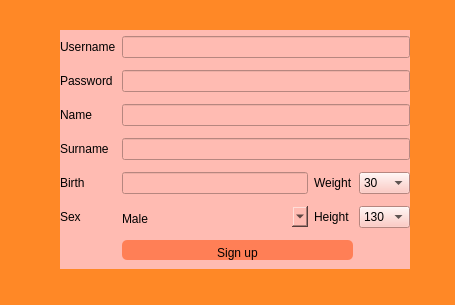
<?xml version="1.0" encoding="UTF-8"?>
<ui version="4.0">
 <class>Form</class>
 <widget class="QWidget" name="Form">
  <property name="geometry">
   <rect>
    <x>0</x>
    <y>0</y>
    <width>455</width>
    <height>305</height>
   </rect>
  </property>
  <property name="windowTitle">
   <string>Form</string>
  </property>
  <property name="styleSheet">
   <string notr="true">background-color: rgb(255, 136, 38)</string>
  </property>
  <widget class="QWidget" name="widget" native="true">
   <property name="geometry">
    <rect>
     <x>60</x>
     <y>30</y>
     <width>350</width>
     <height>239</height>
    </rect>
   </property>
   <property name="styleSheet">
    <string notr="true">background-color:rgb(255, 187, 178)</string>
   </property>
   <layout class="QGridLayout">
    <item row="5" column="1">
     <widget class="QComboBox" name="csexCmboBox">
      <property name="styleSheet">
       <string notr="true">padding-top: 5px;
color:black;
border-radius: 10px;</string>
      </property>
      <item>
       <property name="text">
        <string>Male</string>
       </property>
      </item>
      <item>
       <property name="text">
        <string>Female</string>
       </property>
      </item>
      <item>
       <property name="text">
        <string>Other</string>
       </property>
      </item>
     </widget>
    </item>
    <item row="6" column="1" colspan="2">
     <widget class="QPushButton" name="pushButton">
      <property name="styleSheet">
       <string notr="true">QPushButton{background-color:rgb(255, 127, 86);
border:none;
padding-top: 6px;
color:black;
border-radius: 5px;
}</string>
      </property>
      <property name="text">
       <string>Sign up</string>
      </property>
     </widget>
    </item>
    <item row="3" column="0">
     <widget class="QLabel" name="surnameLabel">
      <property name="styleSheet">
       <string notr="true">color:black</string>
      </property>
      <property name="text">
       <string>Surname</string>
      </property>
     </widget>
    </item>
    <item row="2" column="0">
     <widget class="QLabel" name="nameLabel">
      <property name="styleSheet">
       <string notr="true">color:black</string>
      </property>
      <property name="text">
       <string>Name</string>
      </property>
     </widget>
    </item>
    <item row="2" column="1" colspan="3">
     <widget class="QLineEdit" name="nameLineEdit">
      <property name="styleSheet">
       <string notr="true">color:black</string>
      </property>
     </widget>
    </item>
    <item row="5" column="0">
     <widget class="QLabel" name="sexLabel">
      <property name="styleSheet">
       <string notr="true">color:black</string>
      </property>
      <property name="text">
       <string>Sex</string>
      </property>
     </widget>
    </item>
    <item row="4" column="2">
     <widget class="QLabel" name="weightLabel">
      <property name="styleSheet">
       <string notr="true">color:black</string>
      </property>
      <property name="text">
       <string>Weight</string>
      </property>
     </widget>
    </item>
    <item row="4" column="0">
     <widget class="QLabel" name="birthLabel">
      <property name="styleSheet">
       <string notr="true">color:black</string>
      </property>
      <property name="text">
       <string>Birth</string>
      </property>
     </widget>
    </item>
    <item row="1" column="0">
     <widget class="QLabel" name="passwordLabel">
      <property name="styleSheet">
       <string notr="true">color:black</string>
      </property>
      <property name="text">
       <string>Password</string>
      </property>
     </widget>
    </item>
    <item row="5" column="2">
     <widget class="QLabel" name="heightLabel">
      <property name="styleSheet">
       <string notr="true">color:black</string>
      </property>
      <property name="text">
       <string>Height</string>
      </property>
     </widget>
    </item>
    <item row="4" column="1">
     <widget class="QLineEdit" name="birthLineEdit">
      <property name="styleSheet">
       <string notr="true">color:black</string>
      </property>
     </widget>
    </item>
    <item row="5" column="3">
     <widget class="QComboBox" name="heightComboBox">
      <property name="styleSheet">
       <string notr="true">color:black;
border-right:40px;
</string>
      </property>
      <item>
       <property name="text">
        <string>130</string>
       </property>
      </item>
      <item>
       <property name="text">
        <string>131</string>
       </property>
      </item>
      <item>
       <property name="text">
        <string>132</string>
       </property>
      </item>
      <item>
       <property name="text">
        <string>133</string>
       </property>
      </item>
      <item>
       <property name="text">
        <string>134</string>
       </property>
      </item>
      <item>
       <property name="text">
        <string>135</string>
       </property>
      </item>
      <item>
       <property name="text">
        <string>136</string>
       </property>
      </item>
      <item>
       <property name="text">
        <string>137</string>
       </property>
      </item>
      <item>
       <property name="text">
        <string>138</string>
       </property>
      </item>
      <item>
       <property name="text">
        <string>139</string>
       </property>
      </item>
      <item>
       <property name="text">
        <string>140</string>
       </property>
      </item>
      <item>
       <property name="text">
        <string>141</string>
       </property>
      </item>
      <item>
       <property name="text">
        <string>142</string>
       </property>
      </item>
      <item>
       <property name="text">
        <string>143</string>
       </property>
      </item>
      <item>
       <property name="text">
        <string>144</string>
       </property>
      </item>
      <item>
       <property name="text">
        <string>145</string>
       </property>
      </item>
      <item>
       <property name="text">
        <string>146</string>
       </property>
      </item>
      <item>
       <property name="text">
        <string>147</string>
       </property>
      </item>
      <item>
       <property name="text">
        <string>148</string>
       </property>
      </item>
      <item>
       <property name="text">
        <string>149</string>
       </property>
      </item>
      <item>
       <property name="text">
        <string>150</string>
       </property>
      </item>
      <item>
       <property name="text">
        <string>151</string>
       </property>
      </item>
      <item>
       <property name="text">
        <string>152</string>
       </property>
      </item>
      <item>
       <property name="text">
        <string>153</string>
       </property>
      </item>
      <item>
       <property name="text">
        <string>154</string>
       </property>
      </item>
      <item>
       <property name="text">
        <string>155</string>
       </property>
      </item>
      <item>
       <property name="text">
        <string>156</string>
       </property>
      </item>
      <item>
       <property name="text">
        <string>157</string>
       </property>
      </item>
      <item>
       <property name="text">
        <string>158</string>
       </property>
      </item>
      <item>
       <property name="text">
        <string>159</string>
       </property>
      </item>
      <item>
       <property name="text">
        <string>160</string>
       </property>
      </item>
      <item>
       <property name="text">
        <string>161</string>
       </property>
      </item>
      <item>
       <property name="text">
        <string>162</string>
       </property>
      </item>
      <item>
       <property name="text">
        <string>163</string>
       </property>
      </item>
      <item>
       <property name="text">
        <string>164</string>
       </property>
      </item>
      <item>
       <property name="text">
        <string>165</string>
       </property>
      </item>
      <item>
       <property name="text">
        <string>166</string>
       </property>
      </item>
      <item>
       <property name="text">
        <string>167</string>
       </property>
      </item>
      <item>
       <property name="text">
        <string>168</string>
       </property>
      </item>
      <item>
       <property name="text">
        <string>169</string>
       </property>
      </item>
      <item>
       <property name="text">
        <string>170</string>
       </property>
      </item>
      <item>
       <property name="text">
        <string>171</string>
       </property>
      </item>
      <item>
       <property name="text">
        <string>72</string>
       </property>
      </item>
      <item>
       <property name="text">
        <string>73</string>
       </property>
      </item>
      <item>
       <property name="text">
        <string>174</string>
       </property>
      </item>
      <item>
       <property name="text">
        <string>175</string>
       </property>
      </item>
      <item>
       <property name="text">
        <string>176</string>
       </property>
      </item>
      <item>
       <property name="text">
        <string>177</string>
       </property>
      </item>
      <item>
       <property name="text">
        <string>178</string>
       </property>
      </item>
      <item>
       <property name="text">
        <string>179</string>
       </property>
      </item>
      <item>
       <property name="text">
        <string>180</string>
       </property>
      </item>
      <item>
       <property name="text">
        <string>181</string>
       </property>
      </item>
      <item>
       <property name="text">
        <string>182</string>
       </property>
      </item>
      <item>
       <property name="text">
        <string>183</string>
       </property>
      </item>
      <item>
       <property name="text">
        <string>184</string>
       </property>
      </item>
      <item>
       <property name="text">
        <string>185</string>
       </property>
      </item>
      <item>
       <property name="text">
        <string>186</string>
       </property>
      </item>
      <item>
       <property name="text">
        <string>187</string>
       </property>
      </item>
      <item>
       <property name="text">
        <string>188</string>
       </property>
      </item>
      <item>
       <property name="text">
        <string>189</string>
       </property>
      </item>
      <item>
       <property name="text">
        <string>190</string>
       </property>
      </item>
      <item>
       <property name="text">
        <string>191</string>
       </property>
      </item>
      <item>
       <property name="text">
        <string>192</string>
       </property>
      </item>
      <item>
       <property name="text">
        <string>193</string>
       </property>
      </item>
      <item>
       <property name="text">
        <string>194</string>
       </property>
      </item>
      <item>
       <property name="text">
        <string>195</string>
       </property>
      </item>
      <item>
       <property name="text">
        <string>196</string>
       </property>
      </item>
      <item>
       <property name="text">
        <string>197</string>
       </property>
      </item>
      <item>
       <property name="text">
        <string>198</string>
       </property>
      </item>
      <item>
       <property name="text">
        <string>199</string>
       </property>
      </item>
      <item>
       <property name="text">
        <string>200</string>
       </property>
      </item>
     </widget>
    </item>
    <item row="0" column="0">
     <widget class="QLabel" name="usernameLabel">
      <property name="styleSheet">
       <string notr="true">color:black</string>
      </property>
      <property name="text">
       <string>Username</string>
      </property>
     </widget>
    </item>
    <item row="1" column="1" colspan="3">
     <widget class="QLineEdit" name="passwordLineEdit">
      <property name="styleSheet">
       <string notr="true">color:black</string>
      </property>
     </widget>
    </item>
    <item row="4" column="3">
     <widget class="QComboBox" name="weightComboBox">
      <property name="styleSheet">
       <string notr="true">color:black</string>
      </property>
      <item>
       <property name="text">
        <string>30</string>
       </property>
      </item>
      <item>
       <property name="text">
        <string>31</string>
       </property>
      </item>
      <item>
       <property name="text">
        <string>32</string>
       </property>
      </item>
      <item>
       <property name="text">
        <string>33</string>
       </property>
      </item>
      <item>
       <property name="text">
        <string>34</string>
       </property>
      </item>
      <item>
       <property name="text">
        <string>35</string>
       </property>
      </item>
      <item>
       <property name="text">
        <string>36</string>
       </property>
      </item>
      <item>
       <property name="text">
        <string>37</string>
       </property>
      </item>
      <item>
       <property name="text">
        <string>38</string>
       </property>
      </item>
      <item>
       <property name="text">
        <string>39</string>
       </property>
      </item>
      <item>
       <property name="text">
        <string>40</string>
       </property>
      </item>
      <item>
       <property name="text">
        <string>41</string>
       </property>
      </item>
      <item>
       <property name="text">
        <string>42</string>
       </property>
      </item>
      <item>
       <property name="text">
        <string>43</string>
       </property>
      </item>
      <item>
       <property name="text">
        <string>44</string>
       </property>
      </item>
      <item>
       <property name="text">
        <string>45</string>
       </property>
      </item>
      <item>
       <property name="text">
        <string>46</string>
       </property>
      </item>
      <item>
       <property name="text">
        <string>47</string>
       </property>
      </item>
      <item>
       <property name="text">
        <string>48</string>
       </property>
      </item>
      <item>
       <property name="text">
        <string>49</string>
       </property>
      </item>
      <item>
       <property name="text">
        <string>50</string>
       </property>
      </item>
      <item>
       <property name="text">
        <string>51</string>
       </property>
      </item>
      <item>
       <property name="text">
        <string>52</string>
       </property>
      </item>
      <item>
       <property name="text">
        <string>53</string>
       </property>
      </item>
      <item>
       <property name="text">
        <string>54</string>
       </property>
      </item>
      <item>
       <property name="text">
        <string>55</string>
       </property>
      </item>
      <item>
       <property name="text">
        <string>56</string>
       </property>
      </item>
      <item>
       <property name="text">
        <string>57</string>
       </property>
      </item>
      <item>
       <property name="text">
        <string>58</string>
       </property>
      </item>
      <item>
       <property name="text">
        <string>59</string>
       </property>
      </item>
      <item>
       <property name="text">
        <string>60</string>
       </property>
      </item>
      <item>
       <property name="text">
        <string>61</string>
       </property>
      </item>
      <item>
       <property name="text">
        <string>62</string>
       </property>
      </item>
      <item>
       <property name="text">
        <string>63</string>
       </property>
      </item>
      <item>
       <property name="text">
        <string>64</string>
       </property>
      </item>
      <item>
       <property name="text">
        <string>65</string>
       </property>
      </item>
      <item>
       <property name="text">
        <string>66</string>
       </property>
      </item>
      <item>
       <property name="text">
        <string>67</string>
       </property>
      </item>
      <item>
       <property name="text">
        <string>68</string>
       </property>
      </item>
      <item>
       <property name="text">
        <string>69</string>
       </property>
      </item>
      <item>
       <property name="text">
        <string>70</string>
       </property>
      </item>
      <item>
       <property name="text">
        <string>71</string>
       </property>
      </item>
      <item>
       <property name="text">
        <string>72</string>
       </property>
      </item>
      <item>
       <property name="text">
        <string>73</string>
       </property>
      </item>
      <item>
       <property name="text">
        <string>74</string>
       </property>
      </item>
      <item>
       <property name="text">
        <string>75</string>
       </property>
      </item>
      <item>
       <property name="text">
        <string>76</string>
       </property>
      </item>
      <item>
       <property name="text">
        <string>77</string>
       </property>
      </item>
      <item>
       <property name="text">
        <string>78</string>
       </property>
      </item>
      <item>
       <property name="text">
        <string>79</string>
       </property>
      </item>
      <item>
       <property name="text">
        <string>80</string>
       </property>
      </item>
      <item>
       <property name="text">
        <string>81</string>
       </property>
      </item>
      <item>
       <property name="text">
        <string>82</string>
       </property>
      </item>
      <item>
       <property name="text">
        <string>83</string>
       </property>
      </item>
      <item>
       <property name="text">
        <string>84</string>
       </property>
      </item>
      <item>
       <property name="text">
        <string>85</string>
       </property>
      </item>
      <item>
       <property name="text">
        <string>86</string>
       </property>
      </item>
      <item>
       <property name="text">
        <string>87</string>
       </property>
      </item>
      <item>
       <property name="text">
        <string>88</string>
       </property>
      </item>
      <item>
       <property name="text">
        <string>89</string>
       </property>
      </item>
      <item>
       <property name="text">
        <string>90</string>
       </property>
      </item>
      <item>
       <property name="text">
        <string>91</string>
       </property>
      </item>
      <item>
       <property name="text">
        <string>92</string>
       </property>
      </item>
      <item>
       <property name="text">
        <string>93</string>
       </property>
      </item>
      <item>
       <property name="text">
        <string>94</string>
       </property>
      </item>
      <item>
       <property name="text">
        <string>95</string>
       </property>
      </item>
      <item>
       <property name="text">
        <string>96</string>
       </property>
      </item>
      <item>
       <property name="text">
        <string>97</string>
       </property>
      </item>
      <item>
       <property name="text">
        <string>98</string>
       </property>
      </item>
      <item>
       <property name="text">
        <string>99</string>
       </property>
      </item>
      <item>
       <property name="text">
        <string>100</string>
       </property>
      </item>
      <item>
       <property name="text">
        <string>101</string>
       </property>
      </item>
      <item>
       <property name="text">
        <string>102</string>
       </property>
      </item>
      <item>
       <property name="text">
        <string>103</string>
       </property>
      </item>
      <item>
       <property name="text">
        <string>104</string>
       </property>
      </item>
      <item>
       <property name="text">
        <string>105</string>
       </property>
      </item>
      <item>
       <property name="text">
        <string>106</string>
       </property>
      </item>
      <item>
       <property name="text">
        <string>107</string>
       </property>
      </item>
      <item>
       <property name="text">
        <string>108</string>
       </property>
      </item>
      <item>
       <property name="text">
        <string>109</string>
       </property>
      </item>
      <item>
       <property name="text">
        <string>110</string>
       </property>
      </item>
      <item>
       <property name="text">
        <string>111</string>
       </property>
      </item>
      <item>
       <property name="text">
        <string>112</string>
       </property>
      </item>
      <item>
       <property name="text">
        <string>113</string>
       </property>
      </item>
      <item>
       <property name="text">
        <string>114</string>
       </property>
      </item>
      <item>
       <property name="text">
        <string>115</string>
       </property>
      </item>
      <item>
       <property name="text">
        <string>116</string>
       </property>
      </item>
      <item>
       <property name="text">
        <string>117</string>
       </property>
      </item>
      <item>
       <property name="text">
        <string>118</string>
       </property>
      </item>
      <item>
       <property name="text">
        <string>119</string>
       </property>
      </item>
      <item>
       <property name="text">
        <string>120</string>
       </property>
      </item>
     </widget>
    </item>
    <item row="0" column="1" colspan="3">
     <widget class="QLineEdit" name="usernameLineEdit">
      <property name="styleSheet">
       <string notr="true">color:black</string>
      </property>
     </widget>
    </item>
    <item row="3" column="1" colspan="3">
     <widget class="QLineEdit" name="surnameLineEdit">
      <property name="styleSheet">
       <string notr="true">color:black</string>
      </property>
     </widget>
    </item>
   </layout>
  </widget>
 </widget>
 <resources/>
 <connections/>
</ui>
